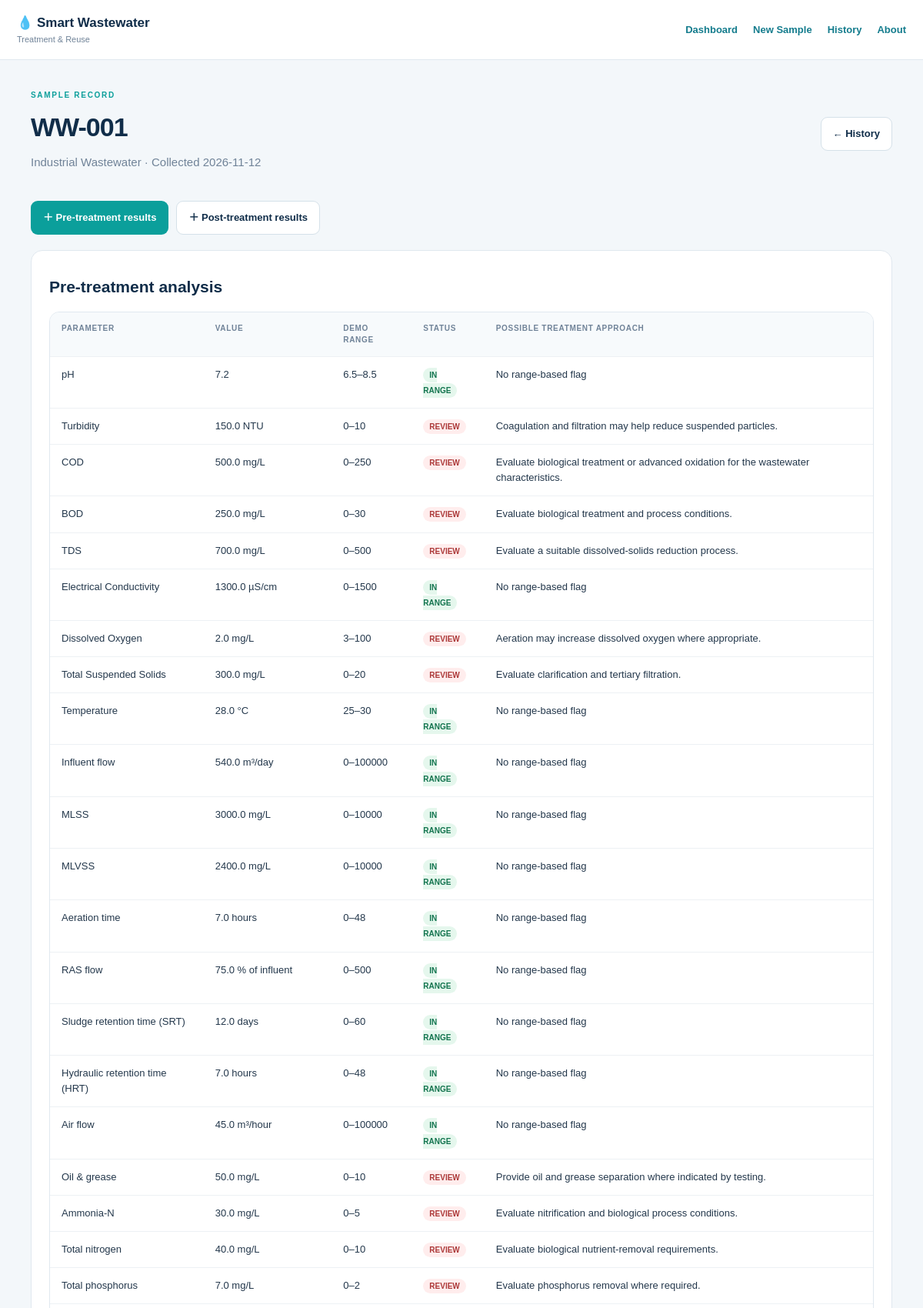
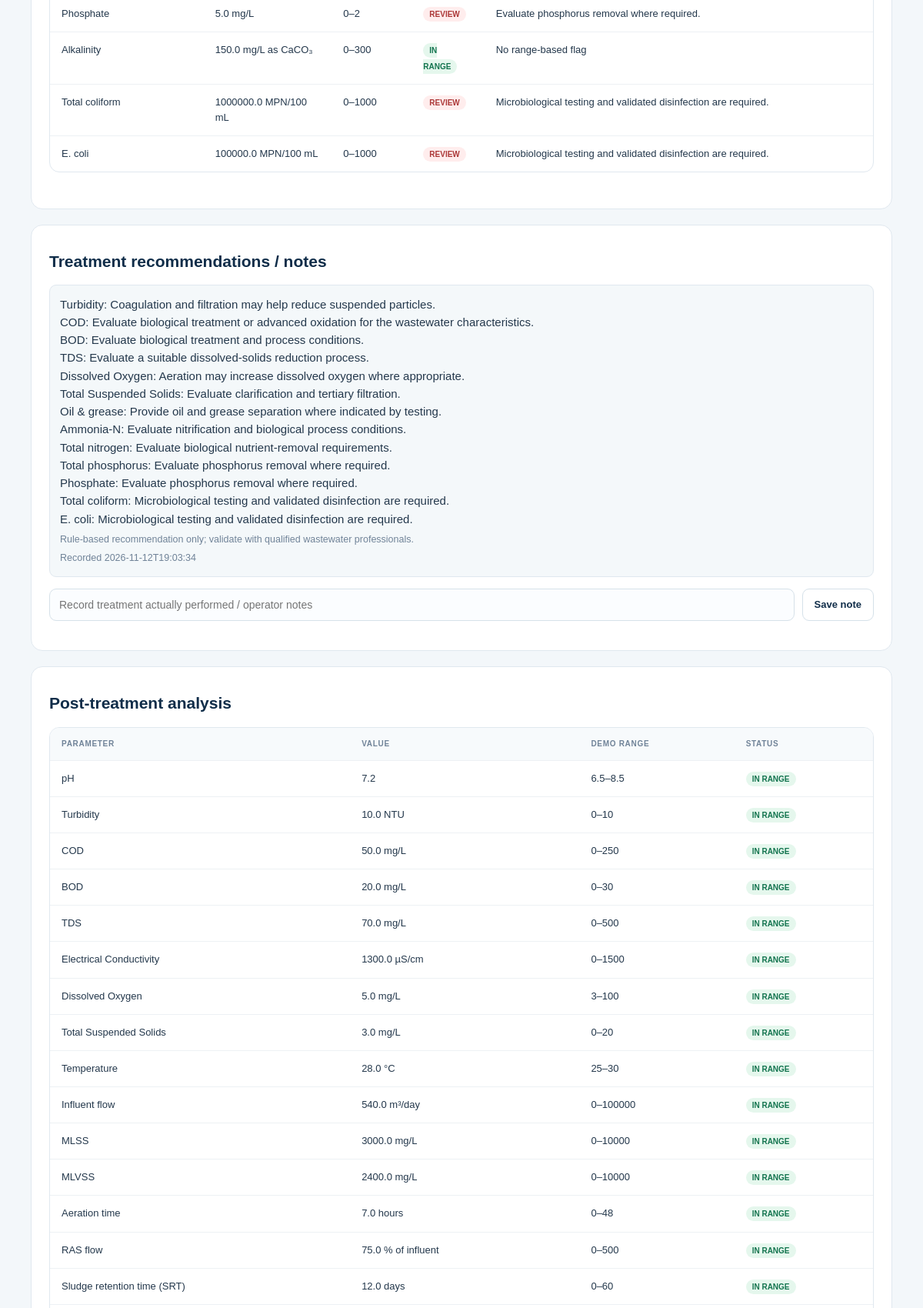
The app's page /samples/2 (upper part) with its own data (2 pictures, top to bottom).
### tables this page shows
CREATE TABLE samples(id INTEGER PRIMARY KEY AUTOINCREMENT, sample_code TEXT UNIQUE NOT NULL, source TEXT NOT NULL, collection_date TEXT NOT NULL, notes TEXT DEFAULT '', created_at TEXT NOT NULL);

CREATE TABLE lab_results(id INTEGER PRIMARY KEY AUTOINCREMENT, sample_id INTEGER NOT NULL REFERENCES samples(id) ON DELETE CASCADE, stage TEXT NOT NULL CHECK(stage IN ('before','after')), ph REAL NOT NULL, turbidity REAL NOT NULL, cod REAL NOT NULL, bod REAL NOT NULL, tds REAL NOT NULL, ec REAL NOT NULL, do_value REAL NOT NULL, test_date TEXT NOT NULL,
      tss REAL, temperature REAL, influent_flow REAL, mlss REAL, mlvss REAL,
      aeration_time REAL, ras_percent REAL, srt REAL, hrt REAL, air_flow REAL, oil_grease REAL, ammonia_n REAL, total_nitrogen REAL, total_phosphorus REAL, phosphate REAL, alkalinity REAL, total_coliform REAL, ecoli REAL,
      UNIQUE(sample_id,stage));

CREATE TABLE treatment_records(id INTEGER PRIMARY KEY AUTOINCREMENT, sample_id INTEGER NOT NULL REFERENCES samples(id) ON DELETE CASCADE, recommendation TEXT NOT NULL, notes TEXT DEFAULT '', created_at TEXT NOT NULL);

### app.py (the view)
@app.route('/samples/<int:sample_id>')
def sample_detail(sample_id):
    db=connect_db(); sample=db.execute('SELECT * FROM samples WHERE id=?',(sample_id,)).fetchone()
    if not sample: flash('Sample not found.','error'); return redirect(url_for('history'))
    before=db.execute("SELECT * FROM lab_results WHERE sample_id=? AND stage='before'",(sample_id,)).fetchone(); after=db.execute("SELECT * FROM lab_results WHERE sample_id=? AND stage='after'",(sample_id,)).fetchone()
    treatments=db.execute('SELECT * FROM treatment_records WHERE sample_id=? ORDER BY id DESC',(sample_id,)).fetchall()
    bf=analyse(values_from_row(before)) if before else []; af=analyse(values_from_row(after)) if after else []; comparison=[]
    if before and after:
        for key,(label,unit,low,high,treat) in PARAMS.items():
            b=before[key]; a=after[key]
            if b is None or a is None: continue
            pct=((b-a)/abs(b)*100) if b != 0 else None
            comparison.append({'label':label,'unit':unit,'before':b,'after':a,'change':a-b,'pct':pct})
    reuse='REVIEW REQUIRED' if after and any(not x['ok'] for x in af) else ('REFERENCE RANGES MET — FINAL APPROVAL REQUIRED' if after else None)
    reuse_assessment=recommend_reuse(values_from_row(before) if before else None, values_from_row(after) if after else None)
    return render_template('sample_detail.html',sample=sample,before=before,after=after,bf=bf,af=af,comparison=comparison,treatments=treatments,reuse=reuse,reuse_assessment=reuse_assessment)

### app.py (called while the page is built)
def connect_db():
    if 'db' not in g:
        g.db = sqlite3.connect(DB_PATH)
        g.db.row_factory = sqlite3.Row
        g.db.execute('PRAGMA foreign_keys=ON')
    return g.db

def analyse(vals):
    output=[]
    for key, (label, unit, low, high, treatment) in PARAMS.items():
        value=vals.get(key)
        if value is None:
            continue
        ok=low <= value <= high
        output.append({'key':key,'label':label,'unit':unit,'value':value,'low':low,'high':high,'ok':ok,'treatment': '' if ok else treatment})
    return output

def values_from_row(row):
    return {k: row[k] for k in PARAMS if k in row.keys()} if row else None

### templates/sample_detail.html (shortened to what this page needs)
{% extends 'base.html' %}{% block title %}{{ sample.sample_code }}{% endblock %}{% block content %}
<div class="heading row"><div><span class="eyebrow">SAMPLE RECORD</span><h1>{{ sample.sample_code }}</h1><p>{{ sample.source }} · Collected {{ sample.collection_date }}</p></div><a class="btn secondary" href="{{ url_for('history') }}">← History</a></div>
<div class="actions left"><a class="btn primary" href="{{ url_for('lab_entry',sample_id=sample.id,stage='before') }}">＋ Pre-treatment results</a><a class="btn secondary" href="{{ url_for('lab_entry',sample_id=sample.id,stage='after') }}">＋ Post-treatment results</a></div>
{% if before %}<section class="panel"><h2>Pre-treatment analysis</h2><div class="tablebox"><table><thead><tr><th>Parameter</th><th>Value</th><th>Demo range</th><th>Status</th><th>Possible treatment approach</th></tr></thead><tbody>{% for f in bf %}<tr><td>{{ f.label }}</td><td>{{ f.value }} {{ f.unit }}</td><td>{{ f.low }}–{{ f.high }}</td><td><span class="pill {{ 'ok' if f.ok else 'review' }}">{{ 'IN RANGE' if f.ok else 'REVIEW' }}</span></td><td>{{ f.treatment or 'No range-based flag' }}</td></tr>{% endfor %}</tbody></table></div></section>{% else %}<div class="empty"><h2>Pre-treatment data pending</h2><a class="btn primary" href="{{ url_for('lab_entry',sample_id=sample.id,stage='before') }}">Enter results</a></div>{% endif %}
{% if treatments %}<section class="panel"><h2>Treatment recommendations / notes</h2>{% for t in treatments %}<div class="recommend"><p>{{ t.recommendation }}</p>{% if t.notes %}<small>{{ t.notes }}</small>{% endif %}<small>Recorded {{ t.created_at }}</small></div>{% endfor %}<form class="inline" method="post" action="{{ url_for('treatment_note',sample_id=sample.id) }}"><input name="notes" required placeholder="Record treatment actually performed / operator notes"><button class="btn secondary">Save note</button></form></section>{% endif %}
{% if after %}<section class="panel"><h2>Post-treatment analysis</h2><div class="tablebox"><table><thead><tr><th>Parameter</th><th>Value</th><th>Demo range</th><th>Status</th></tr></thead><tbody>{% for f in af %}<tr><td>{{ f.label }}</td><td>{{ f.value }} {{ f.unit }}</td><td>{{ f.low }}–{{ f.high }}</td><td><span class="pill {{ 'ok' if f.ok else 'review' }}">{{ 'IN RANGE' if f.ok else 'REVIEW' }}</span></td></tr>{% endfor %}</tbody></table></div></section>{% endif %}
{% endblock %}

### static/css/style.css (style rules this page uses)
:root { --navy:#102d49;--teal:#0b9f9b;--bg:#f3f7fa;--text:#24384c;--muted:#708398;--line:#e0e8ef }
* { box-sizing:border-box }
body { margin:0;background:var(--bg);color:var(--text);font:15px/1.55 Arial,sans-serif }
nav a,a { color:#147c8d;text-decoration:none;font-weight:700;font-size:13px }
.eyebrow { font-size:10px;font-weight:800;letter-spacing:1.7px;color:#0b9f9b;text-transform:uppercase }
.hero h1,.heading h1 { font-size:clamp(29px,4vw,42px);line-height:1.12;letter-spacing:-1px;margin:12px 0 }
.btn { display:inline-flex;align-items:center;justify-content:center;padding:11px 15px;border-radius:9px;border:1px solid transparent;font-weight:700;font-size:13px;cursor:pointer;font-family:inherit }
.primary { background:var(--teal);color:white }
.secondary { background:white;color:var(--navy);border-color:#d5e1e9 }
.section-head,.row { display:flex;align-items:center;justify-content:space-between;gap:15px }
.section-head h2,.panel h2 { font-size:21px;color:var(--navy);margin:8px 0 13px }
.tablebox { overflow-x:auto;border:1px solid var(--line);border-radius:13px;background:white;margin:15px 0 24px }
table { width:100%;border-collapse:collapse;min-width:680px;font-size:13px }
th { font-size:10px;text-transform:uppercase;letter-spacing:.7px;color:#708398;background:#f7fafc;text-align:left }
td,th { padding:13px 15px;border-bottom:1px solid #edf1f4;vertical-align:top }
tr:last-child td { border-bottom:0 }
.heading { margin:10px 0 24px }
.heading h1 { font-size:34px;color:var(--navy) }
.heading p,.muted { color:var(--muted) }
.panel { background:white;border:1px solid var(--line);border-radius:15px;padding:23px;margin:20px 0 }
input,select,textarea { width:100%;border:1px solid #d6e1e9;border-radius:9px;padding:12px;background:#fbfdff;color:var(--text);font:14px Arial,sans-serif }
.actions { display:flex;justify-content:flex-end;gap:10px;margin-top:12px }
.actions.left { justify-content:flex-start }
.pill { font-size:10px;font-weight:800;padding:4px 8px;border-radius:18px }
.ok { color:#13744f;background:#e5f7ed }
.review { color:#ac3939;background:#ffeded }
.recommend { background:#f4f8fa;border:1px solid var(--line);border-radius:9px;padding:13px;margin:10px 0 }
.recommend p { white-space:pre-line;margin:0 0 6px }
.recommend small { display:block;color:var(--muted);margin-top:5px }
.inline,.search { display:flex;gap:10px;margin:15px 0 }
.inline input,.search input { flex:1 }

### records on screen
samples: sample_code "WW-001", source "Industrial Wastewater", collection_date "2026-11-12"
lab_results: label "pH", value "7.2", low "6.5", high "8.5", ok "IN RANGE", treatment "No range-based flag", label "Turbidity", value "150.0", unit "NTU", low "0", high "10", ok "REVIEW", treatment "Coagulation and filtration may help reduce suspended particles.", label "COD", value "500.0", unit "mg/L", high "250", treatment "Evaluate biological treatment or advanced oxidation for the wastewater characteristics.", label "BOD", value "250.0", high "30", treatment "Evaluate biological treatment and process conditions.", label "TDS", value "700.0", high "500", treatment "Evaluate a suitable dissolved-solids reduction process.", label "Electrical Conductivity", value "1300.0", unit "µS/cm", high "1500", label "Dissolved Oxygen", value "2.0", low "3", high "100", treatment "Aeration may increase dissolved oxygen where appropriate.", label "Total Suspended Solids", value "300.0", high "20", treatment "Evaluate clarification and tertiary filtration.", label "Temperature", value "28.0", unit "°C", low "25", label "Influent flow", value "540.0", unit "m³/day", high "100000", label "MLSS", value "3000.0", high "10000", label "MLVSS", value "2400.0", label "Aeration time", value "7.0", unit "hours", high "48", label "RAS flow", value "75.0", unit "% of influent", label "Sludge retention time (SRT)", value "12.0", unit "days", high "60", label "Hydraulic retention time (HRT)", label "Air flow", value "45.0", unit "m³/hour", label "Oil & grease", value "50.0", treatment "Provide oil and grease separation where indicated by testing.", label "Ammonia-N", value "30.0", high "5", treatment "Evaluate nitrification and biological process conditions.", label "Total nitrogen", value "40.0", treatment "Evaluate biological nutrient-removal requirements.", label "Total phosphorus", high "2", treatment "Evaluate phosphorus removal where required.", label "Phosphate", value "5.0", label "Alkalinity", unit "mg/L as CaCO₃", high "300", label "Total coliform", value "1000000.0", unit "MPN/100 mL", high "1000", treatment "Microbiological testing and validated disinfection are required.", label "E. coli", value "100000.0"
treatment_records: recommendation "Turbidity: Coagulation and filtration may help reduce suspended particles. COD: Evaluate biological treatment or advanced oxidation for the wastewater characteristics. BOD: Evaluate biological treatment and process conditions. TDS: Evaluate a suitable dissolved-solids reduction process. Dissolved Oxygen: Aeration may increase dissolved oxygen where appropriate. Total Suspended Solids: Evaluate clarification and tertiary filtration. Oil & grease: Provide oil and grease separation where indicated by testing. Ammonia-N: Evaluate nitrification and biological process conditions. Total nitrogen: Evaluate biological nutrient-removal requirements. Total phosphorus: Evaluate phosphorus removal where…", notes "Rule-based recommendation only; validate with qualified wastewater professionals.", created_at "2026-11-12T19:03:34"
lab_results: label "pH", value "7.2", low "6.5", high "8.5", ok "IN RANGE", label "Turbidity", value "10.0", unit "NTU", low "0", high "10", label "COD", value "50.0", unit "mg/L", high "250", label "BOD", value "20.0", high "30", label "TDS", value "70.0", high "500", label "Electrical Conductivity", value "1300.0", unit "µS/cm", high "1500", label "Dissolved Oxygen", value "5.0", low "3", high "100", label "Total Suspended Solids", value "3.0", high "20", label "Temperature", value "28.0", unit "°C", low "25", label "Influent flow", value "540.0", unit "m³/day", high "100000", label "MLSS", value "3000.0", high "10000", label "MLVSS", value "2400.0", label "Aeration time", value "7.0", unit "hours", high "48", label "RAS flow", value "75.0", unit "% of influent", label "Sludge retention time (SRT)", value "12.0", unit "days", high "60"
